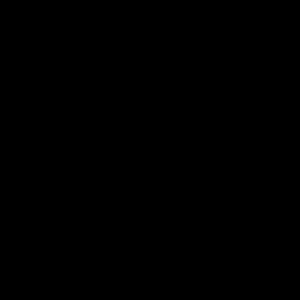
Frame 1 (no input)
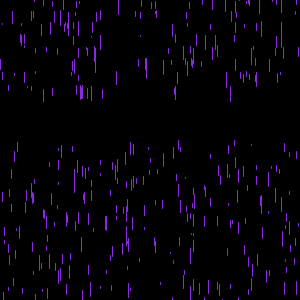
Frame 60 (the mouse pressed at the canvas centre just before this capture)
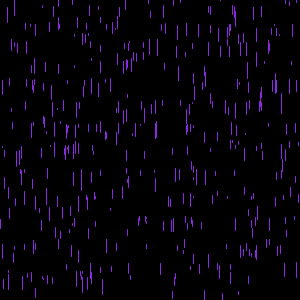
Frame 120 (the mouse held since frame 60 and released just before this capture)

The Processing sketch that drew these frames (run headless with seeded random() and noise(); from frame 60 on, the mouse is pressed at the canvas centre):

// Processing sketch: rain
// ── rain.pde

Drop[] drops = new Drop[500];

void setup() {

  size(300, 300);
  for (int i = 0; i<500; i++) {
    drops[i] = new Drop();
  }
}

void draw() {
  background(0);
  for (int i = 0; i<500; i++) {
    drops[i].fall();
    drops[i].show();
  }
}


class Drop {
  float x = random(0, width);
  float y = random(-100, -200);
  float yspeed = random(4, 10);

  void fall() {
    y = y + yspeed;
    if (y > height) {
      y = random(-100, -200);
    }
  }
  void show() {
    stroke(138, 43, 226);
    line(x, y, x, y+random(1, 15));
  }
}
